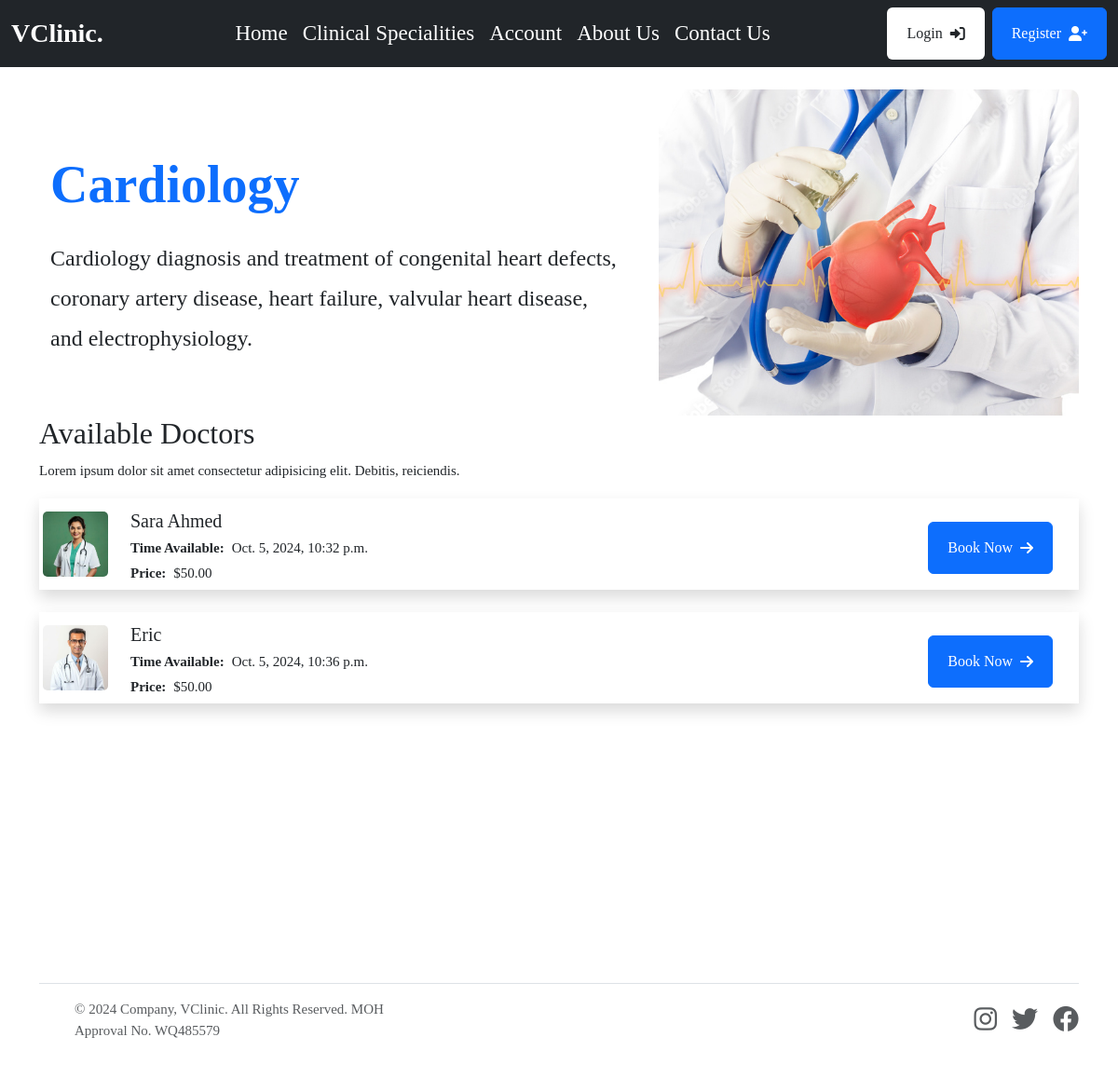
The page /service/1/ on the database its author committed.
### mainapp/models.py (models this page shows, shortened)
class Service(models.Model):
    image = models.FileField(upload_to="images", null=True, blank=True)
    name = models.CharField(max_length=255)         # name of clinical specialitis
    description = models.TextField(blank=True, null=True)       # description of clinical specialitis
    cost = models.DecimalField(max_digits=10, decimal_places=2)         # How mush the clinical specialitis cost
    available_doctors = models.ManyToManyField(doctor_models.Doctor, blank=True)        #every clinical specialitis have many doctors

### doctorapp/models.py (models this page shows, shortened)
class Doctor(models.Model):         #create a new model from scratch
    user = models.OneToOneField(userauth_models.User, on_delete=models.CASCADE)  #when we delete this user , we delete doctor, there should be only one doctor that has one user model
    image = models.FileField(upload_to='images', default='images/doctor-default.png', blank=True, null=True)
    full_name = models.CharField(max_length=100, blank=True, null=True)
    mobile = models.CharField(max_length=15, blank=True, null=True)
    country = models.CharField(max_length=100, null=True, blank=True)
    bio = models.CharField(max_length=100, null=True, blank=True)
    specializations = models.CharField(max_length=100, null=True, blank=True)
    qualifications = models.CharField(max_length=100, null=True, blank=True)
    years_of_experience = models.CharField(max_length=100, null=True, blank=True)
    next_available_appointment_date = models.DateTimeField(default=timezone.now, null=True, blank=True)

### mainapp/views.py (the view)
# urls.py: path("service/<service_id>/", views.service_detail, name="service_detail"),
def service_detail(request, service_id):
    service = base_models.Service.objects.get(id=service_id)    #acquire service from the database, use get because it get just one item
    context = {
        "service": service
    }
    return render(request, "mainapp/service_detail.html", context)

### templates/mainapp/service_detail.html
<!DOCTYPE html>
{% extends 'partials/base.html' %}
{% block content %}
<section class="container">
    <div class="row d-flex justify-content-center align-items-center">
        <div class="col-12 col-lg-7 p-4 rounded-3 bg-white">
            <h1 class="display-4 fw-bold mt-5">
                <span class="text-primary"><b>{{service.name}}</b></span>
            </h1>
            <p class="fs-4 mt-4">{{service.description}}</p>
        </div>
        <div class="col-12 col-lg-5">
            {% if service.image %}
                <img class="img-fluid mt-4" style="width: 100%; height: 350px; object-fit: cover; border-radius: 10px" src="{{ service.image.url }}" alt="Service Image" />
            {% else %}
                <img class="img-fluid mt-4" style="width: 100%; height: 350px; object-fit: cover; border-radius: 10px" src="/static/images/default-image.jpg" alt="Default Image" />
            {% endif %}
        </div>
    </div>
</section>
<section class="container">
    <div class="">
        <h2 class="">Available Doctors</h2>
        <p>Lorem ipsum dolor sit amet consectetur adipisicing elit. Debitis, reiciendis.</p>
    </div>
    <div class="">
        {% for d in service.available_doctors.all %}
            <div class="p-1 mb-4 shadow d-flex align-items-center">
                <a href="{% url 'patientapp:doctor_info' d.id %}">
                    <img src="{% if d.image %}{{ d.image.url }}{% else %}/media/images/doctor-default.png{% endif %}"
                    alt="course" style="width: 70px; height: 70px; object-fit: cover; border-radius: 5px;" class="card-img-top" />
                </a>
                <div class="card-body">
                    <div class="mt-2 d-flex justify-content-between align-items-center">
                        <div class="mx-4">
                            <h5 class="mb-1 text-truncate-line-2"><a href="{% url 'patientapp:doctor_info' d.id %}" class="text-inherit text-dark text-decoration-none">{{d.full_name}}</a></h5>
                            <div class="d-flex gap-2">
                                <p class="fw-semibold mt-0 mb-0">Time Available:</p>
                                <p class="mt-0 mb-0">{{d.next_available_appointment_date}}</p>
                            </div>
                            <div class="d-flex gap-2">
                                <p class="fw-semibold mt-0 mb-0">Price:</p>
                                <p class="mt-0 mb-0">${{service.cost}}</p>
                            </div>
                        </div>
                        <div>
                            {% if request.user.user_type == 'Doctor' %}
                                <a href="{% url 'mainapp:doctor_redirect' %}" class="btn btn-warning me-4">Book Now <i class="fas fa-arrow-right ms-2"></i></a>
                            {% else %}
                                <a href="{% url 'mainapp:book_appointment' service.id d.id %}" class="btn btn-primary me-4">Book Now <i class="fas fa-arrow-right ms-2"></i></a>
                            {% endif %}
                        </div>
                    </div>
                </div>
            </div>
        {% endfor %}
    </div>
</section>
{% endblock content %}

### templates/partials/base.html (shortened to what this page needs)
{% load static %}
<!DOCTYPE html>
<html lang="en">
    <head>
        <link rel="stylesheet" href="https://cdn.jsdelivr.net/npm/bootstrap-icons@1.11.3/font/bootstrap-icons.min.css" />
        <link href="https://cdn.jsdelivr.net/npm/bootstrap@5.3.3/dist/css/bootstrap.min.css" rel="stylesheet" />
        <link href="https://cdnjs.cloudflare.com/ajax/libs/font-awesome/6.0.0/css/all.min.css" rel="stylesheet" />
        <link rel="stylesheet" href="https://cdn.jsdelivr.net/npm/bootstrap-icons@1.11.3/font/bootstrap-icons.min.css" />
        <link rel="stylesheet" href="{% static 'assets/css/style.css' %}" />
    </head>
    <body>
        <nav class="navbar navbar-expand-lg navbar-dark bg-dark">
            <div class="container-fluid">
                <a class="navbar-brand fw-bold fs-3" href="/">VClinic.</a>
                <div class="collapse navbar-collapse justify-content-center" id="navbarSupportedContent">
                    <div class="ms-auto" id="content">
                        <ul class="navbar-nav me-auto mb-2 mb-lg-0" id="nav-list">
                            <li class="nav-item">
                                <a class="nav-link active" aria-current="page" href="/">Home</a>
                            </li>
                            <li class="nav-item dropdown">
                                <a class="nav-link text-white" href="/#services" id="navbarDropdown" role="button" aria-expanded="false"> Clinical Specialities </a>
                            </li>
                            <li class="nav-item">
                                {% if not request.user.is_authenticated %}
                                <a class="nav-link text-white" href="{% url 'userauthapp:sign-in' %}" aria-expanded="false">Account </a>
                                {% elif request.user.user_type == "Doctor" %}
                                <a class="nav-link text-white" href="{% url 'doctorapp:dashboard' %}" aria-expanded="false">Account </a>
                                {% elif request.user.user_type == "Patient" %}
                                <a class="nav-link text-white" href="{% url 'patientapp:dashboard' %}" aria-expanded="false">Account </a>
                                {% else %}
                                <a class="nav-link text-white" href="/admin" aria-expanded="false">Account </a>
                                {% endif %}
                            </li>
                            <li class="nav-item">
                                <a class="nav-link text-white" href="{% url 'mainapp:about' %}">About Us</a>
                            </li>
                            <li class="nav-item">
                                <a class="nav-link text-white" href="{% url 'mainapp:contact' %}">Contact Us</a>
                            </li>
                        </ul>
                    </div>
                    <div class="d-flex ms-auto">
                        {% if request.user.is_authenticated %}
                        <a href="{% url 'userauthapp:sign-out' %}" class="btn bg-danger text-white me-2" type="submit"><i class="fas fa-sign-out-alt me-2"></i> Sign Out </a>
                        {% else %}
                        <a href="{% url 'userauthapp:sign-in' %}" class="btn bg-white me-2" type="submit">Login <i class="fas fa-sign-in-alt ms-2"></i></a>
                        <a href="{% url 'userauthapp:sign-up' %}" class="btn btn-primary" type="submit">Register <i class="fas fa-user-plus ms-2"></i></a>
                        {% endif %}
                    </div>
                </div>
            </div>
        </nav>
         {% block content %} {% endblock content %}
        <section class="container" style="margin-top: 300px">
            <footer class="d-flex flex-wrap justify-content-between align-items-center py-3 my-4 border-top">
                <div class="col-md-4 d-flex align-items-center">
                    <a href="/" class="mb-3 me-2 mb-md-0 text-muted text-decoration-none lh-1">
                        <svg class="bi" width="30" height="24"><use xlink:href="#bootstrap" /></svg>
                    </a>
                    <span class="mb-3 mb-md-0 text-muted">&copy; 2024 Company, VClinic. All Rights Reserved. MOH Approval No. WQ485579</span>
                </div>
                <ul class="nav col-md-4 justify-content-end list-unstyled d-flex">
                    <li class="ms-3 fs-3">
                        <a class="text-muted" href="#"><i class="fab fa-instagram"></i></a>
                    </li>
                    <li class="ms-3 fs-3">
                        <a class="text-muted" href="#"><i class="fab fa-twitter"></i></a>
                    </li>
                    <li class="ms-3 fs-3">
                        <a class="text-muted" href="#"><i class="fab fa-facebook"></i></a>
                    </li>
                </ul>
            </footer>
        </section>
    </body>
</html>

### static/assets/css/style.css (style rules this page uses)
body { background: #ffffff; color: var(--bs-body-color); font-size: 15px; font-family: var(--body-font-family); margin: 0; overflow-x: hidden !important; font-weight: 400; }
.p, p { line-height: 1.8; color: var(--paragraphColor); }
.btn { padding: 10px 20px; height: 56px; display: inline-flex; align-items: center; justify-content: center; cursor: pointer; transition: all ease 0.4s; border-radius: 0.375rem; overflow: hidden; animation-delay: 0.7s; animation-duration: 0.5s; position: relative; }
.btn::after { background-color: rgba(255, 255, 255, 0.76); content: ""; height: 150px; left: -75px; position: absolute; top: -35px; transform: rotate(35deg); transition: all 1600ms cubic-bezier(0.19, 1, 0.22, 1); width: 40px; opacity: 0; }
#content { font-size: 23px; }
#nav-list { justify-content: space-around; }

### rows shown on the page
Service: name "Cardiology", description "Cardiology diagnosis and treatment of congenital heart defects, coronary artery disease, heart failure, valvular heart disease, and electrophysiology.", image (picture), cost "50.00"
Doctor: image (picture), full_name "Sara Ahmed", next_available_appointment_date "Oct. 5, 2024, 10:32 p.m."
Doctor: image (picture), full_name "Eric", next_available_appointment_date "Oct. 5, 2024, 10:36 p.m."
